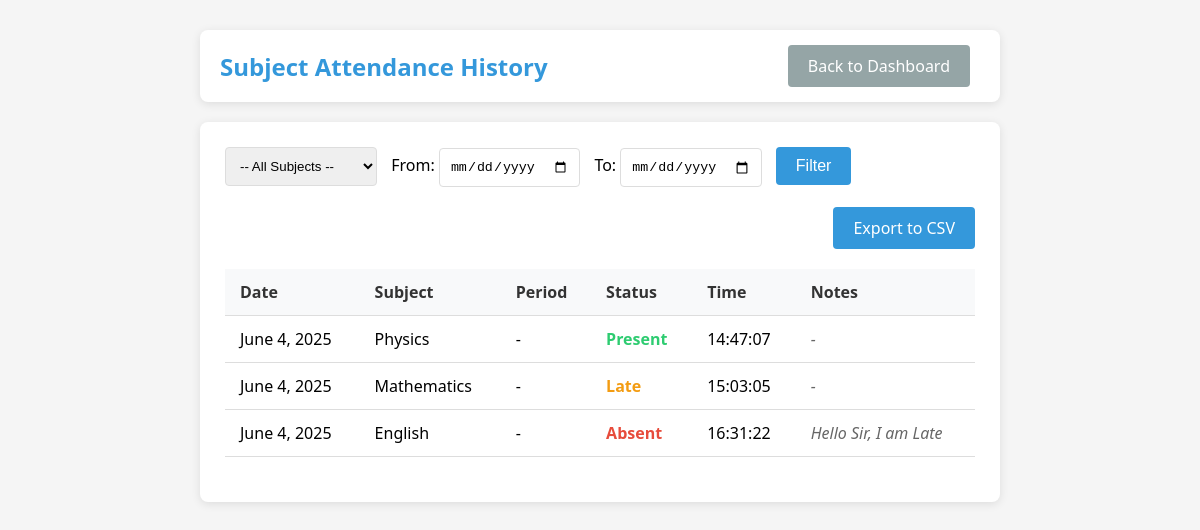
Page /subject-history/ (signed in) on the committed database.
### attendance/models.py (models this page shows, shortened)
class SubjectAttendance(models.Model):
    user = models.ForeignKey(User, on_delete=models.CASCADE)
    subject = models.ForeignKey(Subject, on_delete=models.CASCADE)
    period = models.ForeignKey(ClassPeriod, on_delete=models.CASCADE, null=True, blank=True)
    date = models.DateField(default=timezone.now)
    created_at = models.DateTimeField(default=timezone.now)
    status = models.CharField(max_length=20, choices=[
        ('present', 'Present'),
        ('absent', 'Absent'),
        ('late', 'Late'),
    ], default='present')
    notes = models.TextField(blank=True, null=True, help_text="Any additional notes about this attendance record")
    class Meta:
        unique_together = ['user', 'subject', 'date', 'period']

class Subject(models.Model):
    name = models.CharField(max_length=100)
    code = models.CharField(max_length=20, blank=True, null=True)
    description = models.TextField(blank=True, null=True)
    def get_attendance_stats(self, user=None):
        query = self.subjectattendance_set
        if user:
            query = query.filter(user=user)
        total = query.count()
        present = query.filter(status='present').count()
        absent = query.filter(status='absent').count()
        late = query.filter(status='late').count()
        if total > 0:
            present_rate = (present / total) * 100
            absent_rate = (absent / total) * 100
            late_rate = (late / total) * 100
        else:
            present_rate = absent_rate = late_rate = 0
        return {
            'total': total,
            'present': present,
            'absent': absent,
            'late': late,
            'present_rate': present_rate,
            'absent_rate': absent_rate,
            'late_rate': late_rate
        }

### attendance/views.py (the view)
# urls.py: path('subject-history/', views.subject_attendance_history, name='subject_attendance_history'),
@login_required(login_url='login')
def subject_attendance_history(request):
    subject_filter = request.GET.get('subject', None)
    date_from = request.GET.get('date_from', None)
    date_to = request.GET.get('date_to', None)
    attendance_records = SubjectAttendance.objects.filter(user=request.user)
    if subject_filter:
        attendance_records = attendance_records.filter(subject_id=subject_filter)
    if date_from:
        try:
            date_from = datetime.strptime(date_from, '%Y-%m-%d').date()
            attendance_records = attendance_records.filter(date__gte=date_from)
        except ValueError:
            pass
    if date_to:
        try:
            date_to = datetime.strptime(date_to, '%Y-%m-%d').date()
            attendance_records = attendance_records.filter(date__lte=date_to)
        except ValueError:
            pass
    attendance_records = attendance_records.select_related('subject', 'period').order_by('-date')
    subjects = Subject.objects.all()
    stats = {}
    for subject in subjects:
        stats[subject.id] = subject.get_attendance_stats(user=request.user)
    context = {
        'attendance_records': attendance_records,
        'subjects': subjects,
        'selected_subject': subject_filter,
        'date_from': date_from,
        'date_to': date_to,
        'stats': stats,
    }
    return render(request, 'attendance/subject_history.html', context)

### attendance/templates/attendance/subject_history.html (shortened to what this page needs)
<!DOCTYPE html>
{% load custom_filters %}
<html>
<head>
</head>
<body>
    <div class="container">
        <div class="header">
            <h2>Subject Attendance History</h2>
            <a href="{% url 'dashboard' %}" class="btn btn-back">Back to Dashboard</a>
        </div>
        <div class="card">
            <div class="filter-form">
                <form method="get">
                    <select name="subject" onchange="this.form.submit()">
                        <option value="">-- All Subjects --</option>
                    </select>
                    <label for="date_from">From:</label>
                    <input type="date" id="date_from" name="date_from" value="{{ date_from|date:'Y-m-d' }}">
                    <label for="date_to">To:</label>
                    <input type="date" id="date_to" name="date_to" value="{{ date_to|date:'Y-m-d' }}">
                    <button type="submit" class="btn">Filter</button>
                </form>
            </div>
            <a href="{% url 'export_subject_attendance' %}?subject={{ selected_subject }}&date_from={{ date_from|date:'Y-m-d' }}&date_to={{ date_to|date:'Y-m-d' }}" class="btn export-btn">Export to CSV</a>
            <table>
                <thead>
                    <tr>
                        <th>Date</th>
                        <th>Subject</th>
                        <th>Period</th>
                        <th>Status</th>
                        <th>Time</th>
                        <th>Notes</th>
                    </tr>
                </thead>
                <tbody>
                    {% if attendance_records %}
                        {% for record in attendance_records %}
                            <tr>
                                <td>{{ record.date }}</td>
                                <td>{{ record.subject.name }}</td>
                                <td>
                                    {% if record.period %}
                                        {{ record.period.name }} ({{ record.period.start_time|time:"H:i" }} - {{ record.period.end_time|time:"H:i" }})
                                    {% else %}
                                        -
                                    {% endif %}
                                </td>
                                <td class="status-{{ record.status }}">{{ record.status|title }}</td>
                                <td>{{ record.created_at|time:"H:i:s" }}</td>
                                <td class="notes-cell">{{ record.notes|default:"-" }}</td>
                            </tr>
                        {% endfor %}
                    {% else %}
                        <tr>
                            <td colspan="6">No attendance records found.</td>
                        </tr>
                    {% endif %}
                </tbody>
            </table>
        </div>
    </div>
</body>
</html>

### attendance/templates/attendance/subject_history.html (style rules this page uses)
body { font-family: 'Segoe UI', Tahoma, Geneva, Verdana, sans-serif; background-color: #f5f5f5; margin: 0; padding: 0; }
.container { max-width: 800px; margin: 30px auto; padding: 0 20px; }
.header { display: flex; justify-content: space-between; align-items: center; margin-bottom: 20px; padding: 15px 20px; background-color: white; border-radius: 8px; box-shadow: 0 2px 10px rgba(0, 0, 0, 0.1); }
.header h2 { color: #3498db; margin: 0; }
.card { background-color: white; border-radius: 8px; box-shadow: 0 2px 10px rgba(0, 0, 0, 0.1); padding: 25px; margin-bottom: 20px; }
.filter-form { margin-bottom: 20px; display: flex; flex-wrap: wrap; gap: 10px; align-items: center; }
.filter-form select, .filter-form input { padding: 10px; margin-right: 10px; border: 1px solid #ddd; border-radius: 4px; }
.btn { background-color: #3498db; border: none; color: white; padding: 10px 20px; text-align: center; text-decoration: none; display: inline-block; font-size: 16px; border-radius: 4px; cursor: pointer; transition: background-color 0.3s; }
.btn-back { background-color: #95a5a6; margin-right: 10px; }
table { width: 100%; border-collapse: collapse; margin-bottom: 20px; }
th, td { padding: 12px 15px; text-align: left; border-bottom: 1px solid #ddd; }
th { background-color: #f8f9fa; color: #333; }
.status-present { color: #2ecc71; font-weight: bold; }
.status-absent { color: #e74c3c; font-weight: bold; }
.status-late { color: #f39c12; font-weight: bold; }
.notes-cell { font-style: italic; color: #666; max-width: 200px; overflow: hidden; text-overflow: ellipsis; white-space: nowrap; }
.export-btn { float: right; margin-bottom: 20px; }

### rows in the picture
SubjectAttendance: date "June 4, 2025", subject.name "Physics", status "Present", created_at "14:47:07", notes "-"
SubjectAttendance: date "June 4, 2025", subject.name "Mathematics", status "Late", created_at "15:03:05", notes "-"
SubjectAttendance: date "June 4, 2025", subject.name "English", status "Absent", created_at "16:31:22", notes "Hello Sir, I am Late"
